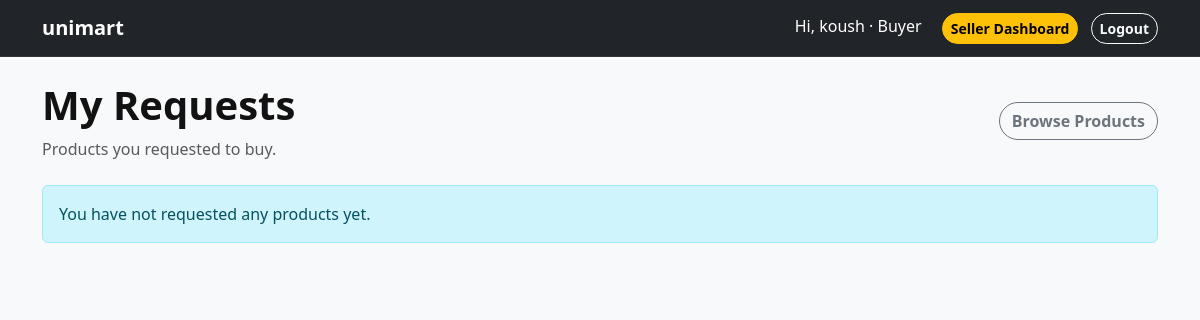
The page /orders/my-requests/ (signed in) on the database as committed earlier.
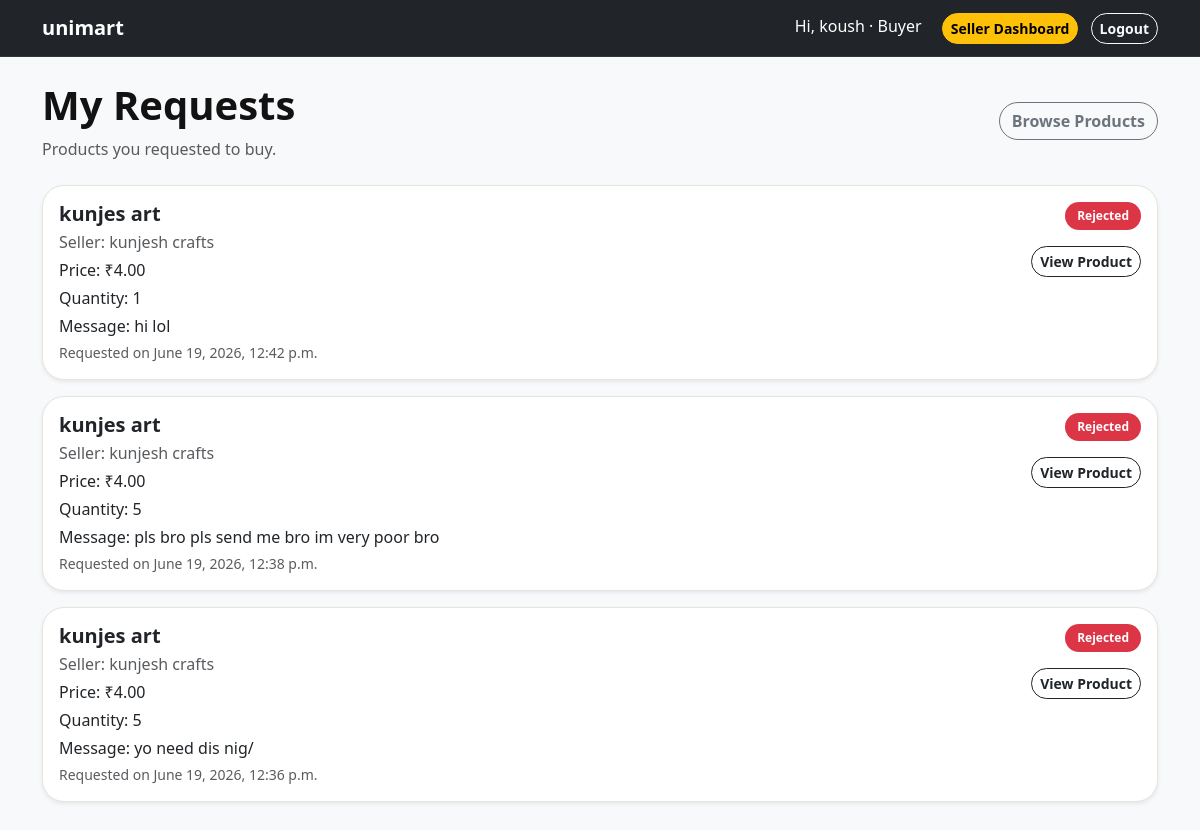
The same page on the database as committed later.
### orders/models.py (models this page shows, shortened)
class OrderRequest(models.Model):
    STATUS_CHOICES = (
        ('pending', 'Pending'),
        ('accepted', 'Accepted'),
        ('rejected', 'Rejected'),
        ('completed', 'Completed'),
    )
    product = models.ForeignKey(
        Product,
        on_delete=models.CASCADE,
        related_name='order_requests'
    )
    buyer = models.ForeignKey(
        settings.AUTH_USER_MODEL,
        on_delete=models.CASCADE,
        related_name='buy_requests'
    )
    seller = models.ForeignKey(
        settings.AUTH_USER_MODEL,
        on_delete=models.CASCADE,
        related_name='sell_requests'
    )
    shop = models.ForeignKey(
        Shop,
        on_delete=models.CASCADE,
        related_name='order_requests'
    )
    quantity = models.PositiveIntegerField(default=1)
    message = models.TextField(blank=True)
    status = models.CharField(max_length=20, choices=STATUS_CHOICES, default='pending')
    created_at = models.DateTimeField(auto_now_add=True)

### marketplace/models.py (models this page shows, shortened)
class Product(models.Model):
    CATEGORY_CHOICES = (
        ('food', 'Food'),
        ('clothing', 'Clothing'),
        ('stationery', 'Stationery'),
        ('electronics', 'Electronics'),
        ('art', 'Art'),
        ('services', 'Services'),
        ('others', 'Others'),
    )
    STOCK_CHOICES = (
        ('available', 'Available'),
        ('out_of_stock', 'Out of Stock'),
    )
    shop = models.ForeignKey(
        Shop,
        on_delete=models.CASCADE,
        related_name='products'
    )
    seller = models.ForeignKey(
        settings.AUTH_USER_MODEL,
        on_delete=models.CASCADE,
        related_name='products'
    )
    name = models.CharField(max_length=100)
    description = models.TextField()
    price = models.DecimalField(max_digits=8, decimal_places=2)
    image = models.ImageField(upload_to='product_images/', blank=True, null=True)
    category = models.CharField(max_length=50, choices=CATEGORY_CHOICES, default='others')
    stock_status = models.CharField(max_length=20, choices=STOCK_CHOICES, default='available')
    created_at = models.DateTimeField(auto_now_add=True)
    updated_at = models.DateTimeField(auto_now=True)

class Shop(models.Model):
    owner = models.OneToOneField(
        settings.AUTH_USER_MODEL,
        on_delete=models.CASCADE,
        related_name='shop'
    )
    shop_name = models.CharField(max_length=100)
    description = models.TextField(blank=True)
    instagram_link = models.URLField(blank=True)
    whatsapp_number = models.CharField(max_length=15, blank=True)
    logo_image = models.ImageField(upload_to='shop_logos/', blank=True, null=True)
    category = models.CharField(max_length=100, blank=True)
    college_name = models.CharField(max_length=100, blank=True)
    is_verified = models.BooleanField(default=False)
    created_at = models.DateTimeField(auto_now_add=True)

### orders/views.py (the view)
# urls.py: path('my-requests/', views.my_requests, name='my_requests'),
@login_required
def my_requests(request):
    requests = OrderRequest.objects.filter(
        buyer=request.user
    ).order_by('-created_at')
    return render(request, 'orders/my_requests.html', {
        'requests': requests,
    })

### templates/orders/my_requests.html
{% extends 'base.html' %}
{% block content %}
<div class="d-flex justify-content-between align-items-center mb-4">
    <div>
        <h1 class="fw-bold">My Requests</h1>
        <p class="text-muted mb-0">Products you requested to buy.</p>
    </div>
    <a href="{% url 'marketplace:product_list' %}" class="btn btn-outline-secondary">
        Browse Products
    </a>
</div>
{% for request_item in requests %}
    <div class="card shadow-sm mb-3">
        <div class="card-body">
            <div class="d-flex justify-content-between align-items-start gap-3">
                <div>
                    <h5 class="fw-bold mb-1">
                        {{ request_item.product.name }}
                    </h5>
                    <p class="text-muted mb-1">
                        Seller: {{ request_item.shop.shop_name }}
                    </p>
                    <p class="mb-1">
                        Price: ₹{{ request_item.product.price }}
                    </p>
                    <p class="mb-1">
                        Quantity: {{ request_item.quantity }}
                    </p>
                    {% if request_item.message %}
                        <p class="mb-1">
                            Message: {{ request_item.message }}
                        </p>
                    {% endif %}
                    <p class="text-muted small mb-0">
                        Requested on {{ request_item.created_at }}
                    </p>
                </div>
                <div class="text-end">
                    {% if request_item.status == 'pending' %}
                        <span class="badge bg-warning text-dark">Pending</span>
                    {% elif request_item.status == 'accepted' %}
                        <span class="badge bg-success">Accepted</span>
                    {% elif request_item.status == 'rejected' %}
                        <span class="badge bg-danger">Rejected</span>
                    {% elif request_item.status == 'completed' %}
                        <span class="badge bg-dark">Completed</span>
                    {% endif %}
                    <div class="mt-3">
                        <a href="{% url 'marketplace:product_detail' request_item.product.id %}" class="btn btn-outline-dark btn-sm">
                            View Product
                        </a>
                    </div>
                </div>
            </div>
        </div>
    </div>
{% empty %}
    <div class="alert alert-info">
        You have not requested any products yet.
    </div>
{% endfor %}
{% endblock %}

Rows that differ between the two databases and show on the page:
added OrderRequest: product.name "kunjes art", shop.shop_name "kunjesh crafts", product.price "4.00", quantity "1", message "hi lol", created_at "June 19, 2026, 12:42 p.m.", status "Rejected"
added OrderRequest: product.name "kunjes art", shop.shop_name "kunjesh crafts", product.price "4.00", quantity "5", message "pls bro pls send me bro im very poor bro", created_at "June 19, 2026, 12:38 p.m.", status "Rejected"
added OrderRequest: product.name "kunjes art", shop.shop_name "kunjesh crafts", product.price "4.00", quantity "5", message "yo need dis nig/", created_at "June 19, 2026, 12:36 p.m.", status "Rejected"
Other text that changed with them:
text no longer shown: "You have not requested any products yet."
